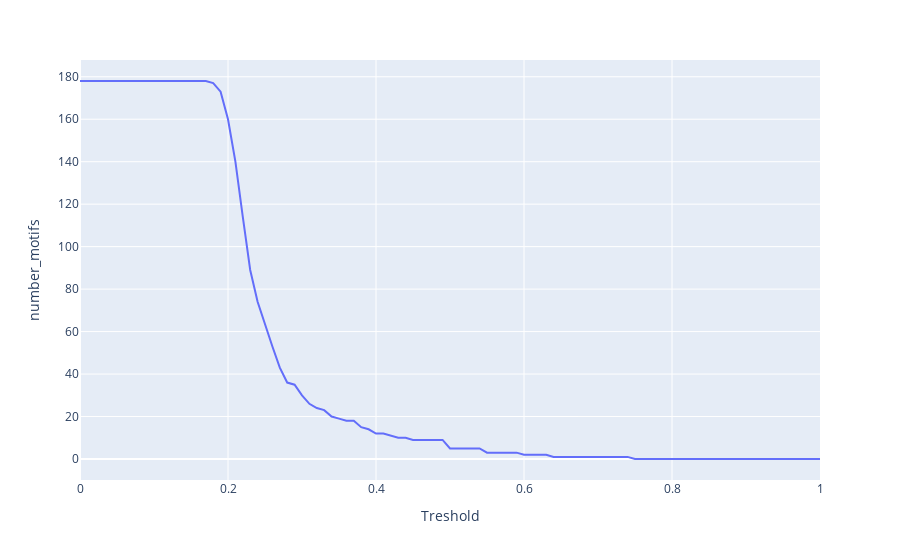

Write notebook code for a chart like this one.
### Code cell
import plotly.express as px

d = {"Treshold" : tresh_list, "number_motifs" : tresh_result}
df = pd.DataFrame(data = d)

fig = px.line(df, x="Treshold", y="number_motifs")
fig.show()

### Figure 1 — Plotly figure (JSON) as saved in the notebook; plotly's stock layout.template omitted (floating-point values rounded to 4 significant figures)
{"data": [{"hovertemplate": "Treshold=%{x}<br>number_motifs=%{y}<extra></extra>", "legendgroup": "", "line": {"color": "#636efa", "dash": "solid"}, "marker": {"symbol": "circle"}, "mode": "lines", "name": "", "orientation": "v", "showlegend": false, "type": "scatter", "x": [0, 0.01, 0.02, 0.03, 0.04, 0.05, 0.06, 0.07, 0.08, 0.09, 0.1, 0.11, 0.12, 0.13, 0.14, 0.15, 0.16, 0.17, 0.18, 0.19, 0.2, 0.21, 0.22, 0.23, 0.24, 0.25, 0.26, 0.27, 0.28, 0.29, 0.3, 0.31, 0.32, 0.33, 0.34, 0.35, 0.36, 0.37, 0.38, 0.39, 0.4, 0.41, 0.42, 0.43, 0.44, 0.45, 0.46, 0.47, 0.48, 0.49, 0.5, 0.51, 0.52, 0.53, 0.54, 0.55, 0.56, 0.57, 0.58, 0.59, 0.6, 0.61, 0.62, 0.63, 0.64, 0.65, 0.66, 0.67, 0.68, 0.69, 0.7, 0.71, 0.72, 0.73, 0.74, 0.75, 0.76, 0.77, 0.78, 0.79, 0.8, 0.81, 0.82, 0.83, 0.84, 0.85, 0.86, 0.87, 0.88, 0.89, 0.9, 0.91, 0.92, 0.93, 0.94, 0.95, 0.96, 0.97, 0.98, 0.99, 1], "xaxis": "x", "y": [178, 178, 178, 178, 178, 178, 178, 178, 178, 178, 178, 178, 178, 178, 178, 178, 178, 178, 177, 173, 160, 140, 114, 89, 74, 63, 53, 43, 36, 35, 30, 26, 24, 23, 20, 19, 18, 18, 15, 14, 12, 12, 11, 10, 10, 9, 9, 9, 9, 9, 5, 5, 5, 5, 5, 3, 3, 3, 3, 3, 2, 2, 2, 2, 1, 1, 1, 1, 1, 1, 1, 1, 1, 1, 1, 0, 0, 0, 0, 0, 0, 0, 0, 0, 0, 0, 0, 0, 0, 0, 0, 0, 0, 0, 0, 0, 0, 0, 0, 0, 0], "yaxis": "y"}], "layout": {"legend": {"tracegroupgap": 0}, "margin": {"t": 60}, "xaxis": {"anchor": "y", "domain": [0, 1], "title": {"text": "Treshold"}}, "yaxis": {"anchor": "x", "domain": [0, 1], "title": {"text": "number_motifs"}}}}
